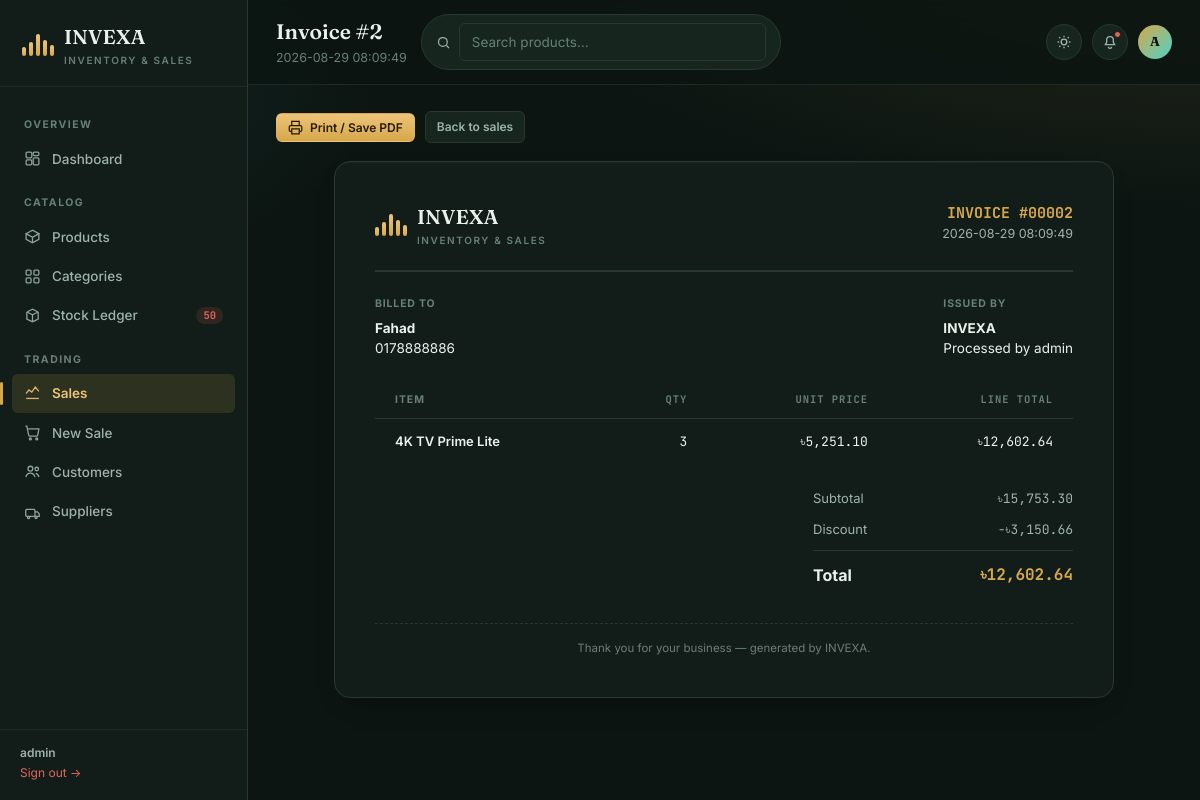
The page /sales/invoice/2 (signed in) on the database its author committed.
### tables this page shows
CREATE TABLE sales (id INTEGER PRIMARY KEY, customer_id INTEGER, sale_date TIMESTAMP DEFAULT CURRENT_TIMESTAMP, subtotal REAL DEFAULT 0, discount REAL DEFAULT 0, total_amount REAL DEFAULT 0);

CREATE TABLE customers (id INTEGER PRIMARY KEY, name TEXT, phone TEXT, email TEXT, address TEXT);

CREATE TABLE sale_items (id INTEGER PRIMARY KEY, sale_id INTEGER, product_id INTEGER, quantity INTEGER, unit_price REAL, total_price REAL, subtotal REAL DEFAULT 0);

CREATE TABLE products (id INTEGER PRIMARY KEY, name TEXT, category_id INTEGER, purchase_price REAL, selling_price REAL, quantity INTEGER DEFAULT 0, minimum_stock INTEGER DEFAULT 5, supplier TEXT);

### app.py (the view)
@app.route("/sales/invoice/<int:sale_id>")
@login_required
def sales_invoice(sale_id):
    db = get_db()
    sale = db.execute("""
        SELECT sales.*, customers.name AS customer_name, customers.phone AS customer_phone,
               customers.address AS customer_address
        FROM sales
        LEFT JOIN customers ON customers.id = sales.customer_id
        WHERE sales.id = ?
    """, (sale_id,)).fetchone()
    if sale is None:
        flash("Sale not found.", "error")
        return redirect(url_for("sales"))
    items = db.execute("""
        SELECT sale_items.*, products.name AS product_name
        FROM sale_items
        JOIN products ON products.id = sale_items.product_id
        WHERE sale_items.sale_id = ?
    """, (sale_id,)).fetchall()
    return render_template("invoice.html", sale=sale, items=items)

### app.py (called while the page is built)
def get_db():
    if "db" not in g:
        g.db = sqlite3.connect(DB_PATH)
        g.db.row_factory = sqlite3.Row
        g.db.execute("PRAGMA foreign_keys = ON")
    return g.db

def login_required(view):
    @wraps(view)
    def wrapped(*args, **kwargs):
        if not session.get("logged_in"):
            return redirect(url_for("login"))
        return view(*args, **kwargs)
    return wrapped

@app.context_processor
def inject_globals():
    low_stock_count = 0
    if session.get("logged_in"):
        db = get_db()
        low_stock_count = db.execute(
            "SELECT COUNT(*) FROM products WHERE quantity <= minimum_stock"
        ).fetchone()[0]
    return {
        "app_name": APP_NAME,
        "current_user": session.get("username"),
        "low_stock_count": low_stock_count,
    }

### templates/invoice.html (shortened to what this page needs)
{% extends "base.html" %}
{% set active_page = 'sales' %}
{% block page_title %}Invoice #{{ sale.id }}{% endblock %}
{% block page_sub %}<p>{{ sale.sale_date }}</p>{% endblock %}
{% block content %}
<div class="flex gap-10 no-print" style="margin-bottom:18px;">
  <button class="btn btn-primary btn-sm" onclick="window.print()">
    <svg viewBox="0 0 24 24" width="14" height="14" fill="none" stroke="currentColor" stroke-width="2"><path d="M6 9V2h12v7"/><path d="M6 18H4a2 2 0 01-2-2v-5a2 2 0 012-2h16a2 2 0 012 2v5a2 2 0 01-2 2h-2"/><path d="M6 14h12v8H6z"/></svg>
    Print / Save PDF
  </button>
  <a class="btn btn-ghost btn-sm" href="{{ url_for('sales') }}">Back to sales</a>
</div>
<div class="invoice-sheet">
  <div class="invoice-head">
    <div class="brand">
      <span class="mark"><span></span><span></span><span></span><span></span><span></span></span>
      <span>{{ app_name }}<small>Inventory &amp; Sales</small></span>
    </div>
    <div class="invoice-meta">
      <div class="num">INVOICE #{{ "%05d"|format(sale.id) }}</div>
      <div>{{ sale.sale_date }}</div>
    </div>
  </div>
  <div class="invoice-parties">
    <div class="block">
      <h4>Billed to</h4>
      <p><b>{{ sale.customer_name or 'Walk-in customer' }}</b></p>
      {% if sale.customer_phone %}<p>{{ sale.customer_phone }}</p>{% endif %}
    </div>
    <div class="block">
      <h4>Issued by</h4>
      <p><b>{{ app_name }}</b></p>
      <p>Processed by {{ current_user or 'Admin' }}</p>
    </div>
  </div>
  <div class="table-wrap">
    <table class="ledger">
      <thead>
        <tr><th>Item</th><th class="num">Qty</th><th class="num">Unit price</th><th class="num">Line total</th></tr>
      </thead>
      <tbody>
        {% for item in items %}
        <tr>
          <td class="row-title">{{ item.product_name }}</td>
          <td class="num">{{ item.quantity }}</td>
          <td class="num">৳{{ "{:,.2f}".format(item.unit_price) }}</td>
          <td class="num">৳{{ "{:,.2f}".format(item.total_price) }}</td>
        </tr>
        {% endfor %}
      </tbody>
    </table>
  </div>
  <div class="invoice-totals">
    <div class="r"><span>Subtotal</span><span class="num">৳{{ "{:,.2f}".format(sale.subtotal) }}</span></div>
    <div class="r"><span>Discount</span><span class="num">−৳{{ "{:,.2f}".format(sale.discount) }}</span></div>
    <div class="r grand"><span>Total</span><b class="num">৳{{ "{:,.2f}".format(sale.total_amount) }}</b></div>
  </div>
  <div class="invoice-foot">
    Thank you for your business — generated by {{ app_name }}.
  </div>
</div>
{% endblock %}

### rows shown on the page
sales: id "2", sale_date "2026-08-29 08:09:49", id "00002", subtotal "15,753.30", discount "3,150.66", total_amount "12,602.64"
customers: name "Fahad", customer_phone "0178888886"
sale_items: product_name "4K TV Prime Lite", quantity "3", unit_price "5,251.10", total_price "12,602.64"

### other values the page prints
{{ app_name }} "INVEXA"
{{ low_stock_count }} "50"
{{ current_user or 'Guest' }} "admin"
{{ (current_user or '?')[0]|upper }} "A"
{{ current_user or 'Admin' }} "admin"
